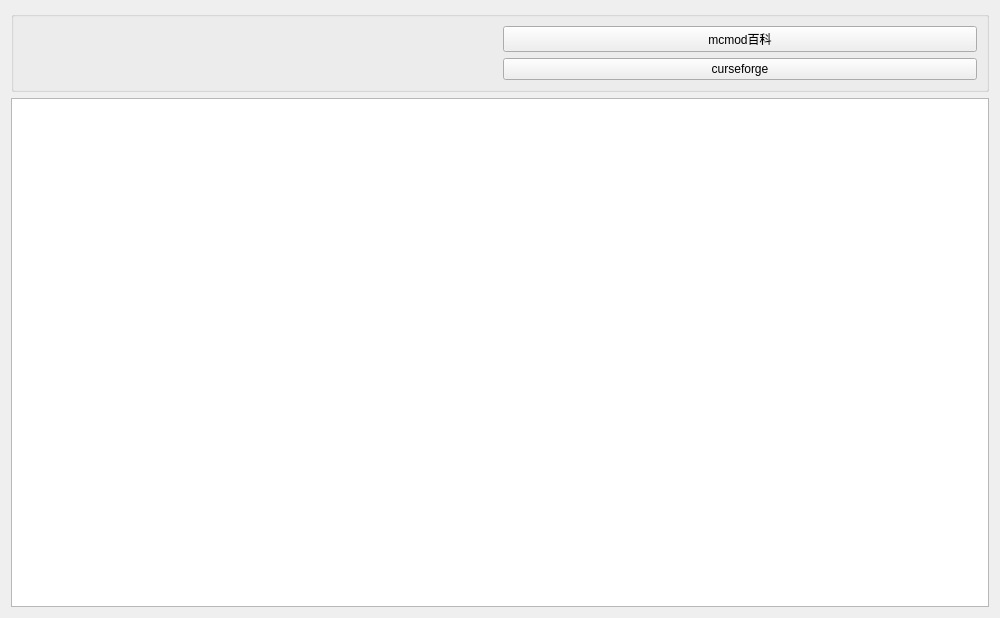
<?xml version="1.0" encoding="UTF-8"?>
<ui version="4.0">
 <class>ModDetail</class>
 <widget class="QWidget" name="ModDetail">
  <property name="geometry">
   <rect>
    <x>0</x>
    <y>0</y>
    <width>1000</width>
    <height>618</height>
   </rect>
  </property>
  <property name="windowTitle">
   <string>模组详情</string>
  </property>
  <layout class="QGridLayout" name="gridLayout">
   <item row="0" column="0">
    <widget class="QGroupBox" name="groupBox">
     <property name="title">
      <string/>
     </property>
     <layout class="QGridLayout" name="gridLayout_2">
      <item row="1" column="0">
       <widget class="QLabel" name="l_describe">
        <property name="text">
         <string/>
        </property>
       </widget>
      </item>
      <item row="0" column="0">
       <widget class="QLabel" name="l_name">
        <property name="text">
         <string/>
        </property>
       </widget>
      </item>
      <item row="0" column="1">
       <widget class="QPushButton" name="pb_mcmod">
        <property name="text">
         <string>mcmod百科</string>
        </property>
       </widget>
      </item>
      <item row="1" column="1">
       <widget class="QPushButton" name="pb_curseforge">
        <property name="text">
         <string>curseforge</string>
        </property>
       </widget>
      </item>
     </layout>
    </widget>
   </item>
   <item row="1" column="0">
    <widget class="QListWidget" name="lw_modfiles"/>
   </item>
  </layout>
 </widget>
 <resources/>
 <connections/>
</ui>
